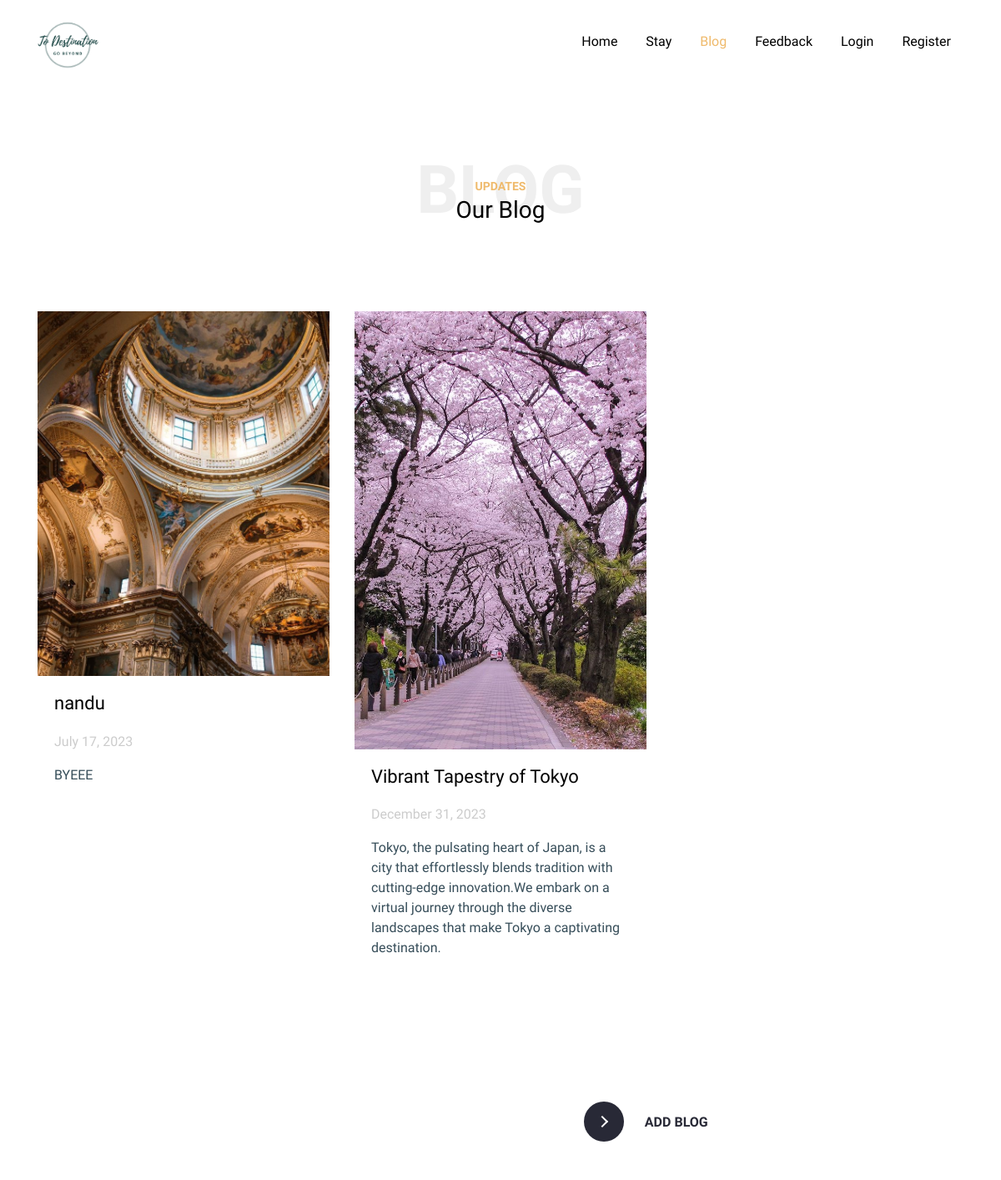
/Blog (upper part), run on an earlier commit of the app's database.
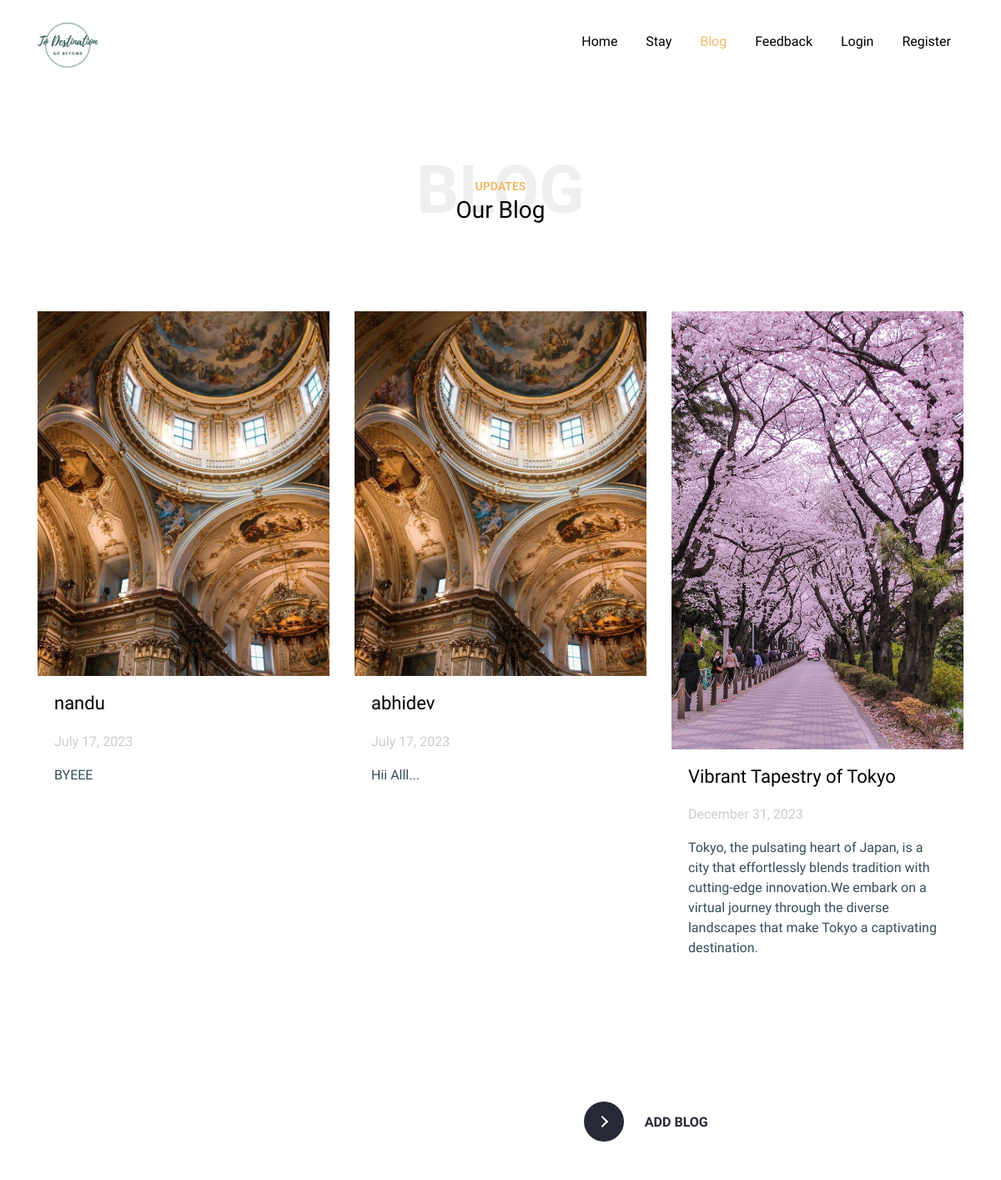
And on a later commit of the database.
### users/models.py (models this page shows, shortened)
class blog(models.Model):
    username = models.CharField(blank=False,max_length=50)
    email = models.EmailField(blank=False,max_length=200)
    message = models.TextField(blank=False,max_length=250)

### users/views.py (the view)
# urls.py: path('Blog', views.Blog, name="Blog"),
def Blog(request):
    blg = blog.objects.all()
    return render(request, 'users/blog.html', {'blog':blg})

### templates/users/blog.html (shortened to what this page needs)
{% extends 'bases/userbase.html' %}
{% load static %}
{% block content %}
<link rel="stylesheet" href="{% static 'users/css/style.css' %}">
<link rel="stylesheet" href="{% static 'users/fonts/icomoon/style.css' %}">
<link rel="stylesheet" href="{% static 'users/css/bootstrap.min.css' %}">
<header class="site-navbar site-navbar-target" role="banner">
  <div class="container">
    <div class="row align-items-center position-relative">
      <div class="col-3 ">
        <div class="site-logo">
          <a href="index " class="font-weight-bold">
            <img src="{% static 'users/images/Blue Coming Soon Banner Landscape (1).jpg' %}" alt="Image"
              class="img-fluid">
          </a>
        </div>
      </div>
      <div class="col-9  text-right">
        <nav class="site-navigation text-right ml-auto d-none d-lg-block" role="navigation">
          <ul class="site-menu main-menu js-clone-nav ml-auto ">
            <li><a href="{% url 'index' %}" class="nav-link"
                style="font-family : Work Sans, sans-serif; font-size: 16px; font-weight :300;">Home</a></li>
            <li><a href="trip" class="nav-link">Stay</a></li>
            <li><a href="Blog" class="nav-link active">Blog</a></li>
            <li><a href="contacts" class="nav-link">Feedback</a></li>
            {% if request.user.is_authenticated %}
            <li><a href="user_logout" class="nav-link">Logout</a></li>
            {% else %}
            <li><a href="user_login" class="nav-link">Login</a></li>
            <li><a href="register" class="nav-link">Register</a></li>
            {% endif %}
          </ul>
        </nav>
      </div>
    </div>
  </div>
</header>
<body>
  <div class="site-section">
    <div class="container">
      <div class="row justify-content-center text-center">
        <div class="col-md-10">
          <div class="heading-39101 mb-5">
            <span class="backdrop text-center">Blog</span>
            <span class="subtitle-39191" style="font: size 40px;">Updates</span>
            <h3 styles="font-size: 2rem;">Our Blog</h3>
            <br><br>
          </div>
        </div>
      </div>
      <div class="row">
        {% for i in blog %}
        <div class="col-lg-4 col-md-6 mb-4">
          <div class="post-entry-1 h-100">
            <img src="{% static 'users/images/italy.jpg' %}" alt="Image" class="img-fluid">
            <div class="post-entry-1-contents">
              <h2>{{ i.username }}</h2>
              <span class="meta d-inline-block mb-3">July 17, 2023  </span>
              <p>{{i.message}}</p>
            </div>
          </div>
        </div>
        {% endfor %}
      <div class="col-lg-4 col-md-6 mb-4">
        <div class="post-entry-1 h-100">
            <img src="{% static 'users/images/The 14 Best Scenic Spots to see Cherry Blossoms in Tokyo _ The Creative Adventurer.jpeg' %}" alt="Image"
             class="img-fluid">
          <div class="post-entry-1-contents">
            <h2>Vibrant Tapestry of Tokyo</h2>
            <span class="meta d-inline-block mb-3">December 31, 2023 </span>
            <p>Tokyo, the pulsating heart of Japan, is a city that effortlessly blends tradition with cutting-edge innovation.We embark on a virtual journey through the diverse landscapes that make Tokyo a captivating destination.</p>
          </div>
        </div>
      </div>
    </div>
  </div>
</div>
  </div>
<button class="learn-more" style="left:700px;">
    <a href="form">
  <span class="circle" aria-hidden="true">
  <span class="icon arrow"></span>
  </span>
    <span class="button-text">Add Blog</span>
    </a>
</button>
<br><br><br>
</body>
{% endblock content %}

What changed in the data, as far as the page shows it:
added blog: username "abhidev", message "Hii Alll..."
